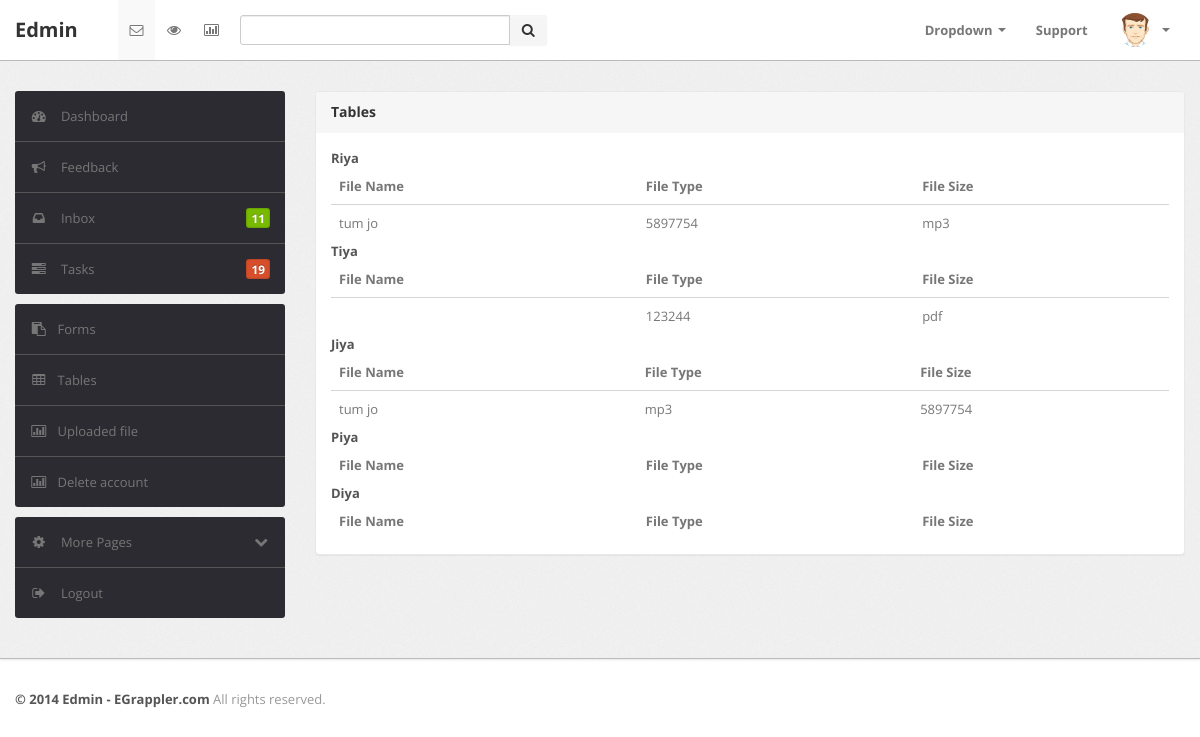
The app's page /closest/web2/edmin/code/table.php (signed in) with its own data.
### tables this page shows
CREATE TABLE `reg_user` (
  `uid` int(255) NOT NULL,
  `name` varchar(256) NOT NULL,
  `username` varchar(256) NOT NULL,
  `email` varchar(256) NOT NULL,
  `con_no` int(10) NOT NULL,
  `dob` date DEFAULT NULL,
  `gender` varchar(10) NOT NULL,
  `pwd` varchar(256) NOT NULL,
  `pro_pic` varchar(255) DEFAULT NULL,
  `theme` varchar(255) NOT NULL
);

CREATE TABLE `a012` (
  `fno` int(255) NOT NULL,
  `fname` varchar(256) NOT NULL,
  `size` varchar(256) NOT NULL,
  `type` varchar(256) NOT NULL,
  `path` varchar(256) NOT NULL
);

CREATE TABLE `a013` (
  `fno` int(255) NOT NULL,
  `fname` varchar(256) NOT NULL,
  `size` varchar(256) NOT NULL,
  `type` varchar(256) NOT NULL,
  `path` varchar(256) NOT NULL
);

CREATE TABLE `a014` (
  `fno` int(255) NOT NULL,
  `fname` varchar(256) NOT NULL,
  `size` varchar(256) NOT NULL,
  `type` varchar(256) NOT NULL,
  `path` varchar(256) NOT NULL
);

### closest/web2/edmin/code/table.php (the view, shortened to what this page needs)
<?php
   	include 'conn.php';
    if (isset($_SESSION['aid'])) {
    ?><!DOCTYPE html>
<html lang="en">
<head>
	<link type="text/css" href="bootstrap/css/bootstrap.min.css" rel="stylesheet">
	<link type="text/css" href="bootstrap/css/bootstrap-responsive.min.css" rel="stylesheet">
	<link type="text/css" href="css/theme.css" rel="stylesheet">
	<link type="text/css" href="images/icons/css/font-awesome.css" rel="stylesheet">
</head>
<body>
	<div class="navbar navbar-fixed-top">
		<div class="navbar-inner">
			<div class="container">
			  	<a class="brand" href="index.php">
			  		Edmin
			  	</a>
				<div class="nav-collapse collapse navbar-inverse-collapse">
					<ul class="nav nav-icons">
						<li class="active"><a href="#">
							<i class="icon-envelope"></i>
						</a></li>
						<li><a href="#">
							<i class="icon-eye-open"></i>
						</a></li>
						<li><a href="#">
							<i class="icon-bar-chart"></i>
						</a></li>
					</ul>
					<form class="navbar-search pull-left input-append" action="#">
						<input type="text" class="span3">
						<button class="btn" type="button">
							<i class="icon-search"></i>
						</button>
					</form>
					<ul class="nav pull-right">
						<li class="dropdown">
							<a href="#" class="dropdown-toggle" data-toggle="dropdown">Dropdown <b class="caret"></b></a>
						</li>
						<li><a href="#">
							Support
						</a></li>
						<li class="nav-user dropdown">
							<a href="#" class="dropdown-toggle" data-toggle="dropdown">
								<img src="images/user.png" class="nav-avatar" />
								<b class="caret"></b>
							</a>
						</li>
					</ul>
				</div>
			</div>
		</div>
	</div>
	<div class="wrapper">
		<div class="container">
			<div class="row">
				<div class="span3">
					<div class="sidebar">
						<ul class="widget widget-menu unstyled">
							<li class="active">
								<a href="index.php">
									<i class="menu-icon icon-dashboard"></i>
									Dashboard
								</a>
							</li>
							<li>
								<a href="activity.php">
									<i class="menu-icon icon-bullhorn"></i>
									Feedback
								</a>
							</li>
							<li>
								<a href="message.php">
									<i class="menu-icon icon-inbox"></i>
									Inbox
									<b class="label green pull-right">11</b>
								</a>
							</li>
							<li>
								<a href="task.php">
									<i class="menu-icon icon-tasks"></i>
									Tasks
									<b class="label orange pull-right">19</b>
								</a>
							</li>
						</ul>
						<ul class="widget widget-menu unstyled">
                                <li><a href="form.php"><i class="menu-icon icon-paste"></i>Forms </a></li>
                                <li><a href="table.php"><i class="menu-icon icon-table"></i>Tables </a></li>
                                <li><a href="table.php"><i class="menu-icon icon-bar-chart"></i>Uploaded file </a></li>
                                <li><a href="tablef.php"><i class="menu-icon icon-bar-chart"></i>Delete account </a></li>
                            </ul>
						<ul class="widget widget-menu unstyled">
							<li>
								<a class="collapsed" data-toggle="collapse" href="#togglePages">
									<i class="menu-icon icon-cog"></i>
									<i class="icon-chevron-down pull-right"></i><i class="icon-chevron-up pull-right"></i>
									More Pages
								</a>
							</li>
							<li>
								<a href="#">
									<i class="menu-icon icon-signout"></i>
									Logout
								</a>
							</li>
						</ul>
					</div>
				</div>
				<div class="span9">
					<div class="content">
						<div class="module">
							<div class="module-head">
								<h3>Tables</h3>
							</div>
							<div class="module-body">
								<?php
								$sql="select * from reg_user";
								$res=mysqli_query($conn,$sql);
								$n=mysqli_num_rows($res);
								for ($i=0; $i <$n ; $i++) {
									$row=mysqli_fetch_array($res);
									$a=$row[0];
									$b=$row[2];
									echo "<strong>"."</strong>
								<table class='table'>
								  <thead>
									<tr>
									  <th>File Name</th>
									  <th>File Type</th>
									  <th>File Size</th>
									</tr>
								  </thead>
								  </tbody>
									</tr>";
									$sql1="select * from a0$a";
									$res1=mysqli_query($conn,$sql1);
									$n1=mysqli_num_rows($res1);
									echo "<strong>".$b."</strong>";
									for ($i1=0; $i1<$n1 ; $i1++) {
											$row1=mysqli_fetch_array($res1);
											$c=$row1[1];
											$d=$row1[2];
											$e=$row1[3];
									  echo "<td>".$c."</td>";
									  echo "<td>".$d."</td>";
									  echo"<td>".$e."</td>";
								 }
							}
							?>
								</tbody></table></div></div>
								<br />
							</div>
						</div>
					<br />
					</div>
				</div>
			</div>
	<div class="footer">
		<div class="container">
			<b class="copyright">&copy; 2014 Edmin - EGrappler.com </b> All rights reserved.
		</div>
	</div>
</body>
<?php
}
else
{
    echo "<script>alert('login the web')</script>";
}
?>

### records on screen
reg_user: username "Riya"
a012: fname "tum jo", size "5897754", type "mp3"
reg_user: username "Tiya"
a013: size "123244", type "pdf"
reg_user: username "Jiya"
a014: fname "tum jo", size "mp3", type "5897754"
reg_user: username "Piya"
reg_user: username "Diya"
